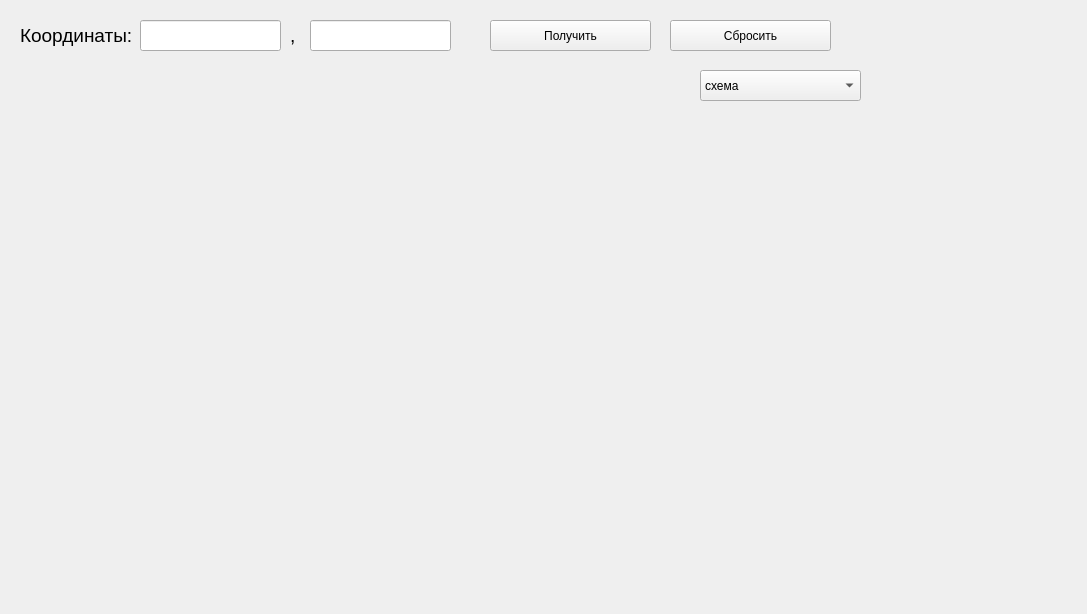
<?xml version="1.0" encoding="UTF-8"?>
<ui version="4.0">
 <class>Form</class>
 <widget class="QWidget" name="Form">
  <property name="geometry">
   <rect>
    <x>0</x>
    <y>0</y>
    <width>1087</width>
    <height>614</height>
   </rect>
  </property>
  <property name="windowTitle">
   <string>Map</string>
  </property>
  <widget class="QLineEdit" name="x">
   <property name="geometry">
    <rect>
     <x>140</x>
     <y>20</y>
     <width>141</width>
     <height>31</height>
    </rect>
   </property>
  </widget>
  <widget class="QLabel" name="label">
   <property name="geometry">
    <rect>
     <x>20</x>
     <y>20</y>
     <width>111</width>
     <height>31</height>
    </rect>
   </property>
   <property name="font">
    <font>
     <pointsize>14</pointsize>
    </font>
   </property>
   <property name="text">
    <string>Координаты:</string>
   </property>
  </widget>
  <widget class="QLabel" name="im_map">
   <property name="geometry">
    <rect>
     <x>80</x>
     <y>80</y>
     <width>600</width>
     <height>450</height>
    </rect>
   </property>
   <property name="text">
    <string/>
   </property>
  </widget>
  <widget class="QLabel" name="label_2">
   <property name="geometry">
    <rect>
     <x>290</x>
     <y>20</y>
     <width>16</width>
     <height>31</height>
    </rect>
   </property>
   <property name="font">
    <font>
     <pointsize>14</pointsize>
    </font>
   </property>
   <property name="text">
    <string>,</string>
   </property>
  </widget>
  <widget class="QLineEdit" name="y">
   <property name="geometry">
    <rect>
     <x>310</x>
     <y>20</y>
     <width>141</width>
     <height>31</height>
    </rect>
   </property>
  </widget>
  <widget class="QPushButton" name="get">
   <property name="geometry">
    <rect>
     <x>490</x>
     <y>20</y>
     <width>161</width>
     <height>31</height>
    </rect>
   </property>
   <property name="text">
    <string>Получить</string>
   </property>
  </widget>
  <widget class="QPushButton" name="new_2">
   <property name="geometry">
    <rect>
     <x>670</x>
     <y>20</y>
     <width>161</width>
     <height>31</height>
    </rect>
   </property>
   <property name="text">
    <string>Сбросить</string>
   </property>
  </widget>
  <widget class="QComboBox" name="comboBox">
   <property name="geometry">
    <rect>
     <x>700</x>
     <y>70</y>
     <width>161</width>
     <height>31</height>
    </rect>
   </property>
   <item>
    <property name="text">
     <string>схема</string>
    </property>
   </item>
   <item>
    <property name="text">
     <string>спутник</string>
    </property>
   </item>
   <item>
    <property name="text">
     <string>гибрид</string>
    </property>
   </item>
  </widget>
 </widget>
 <resources/>
 <connections/>
</ui>
